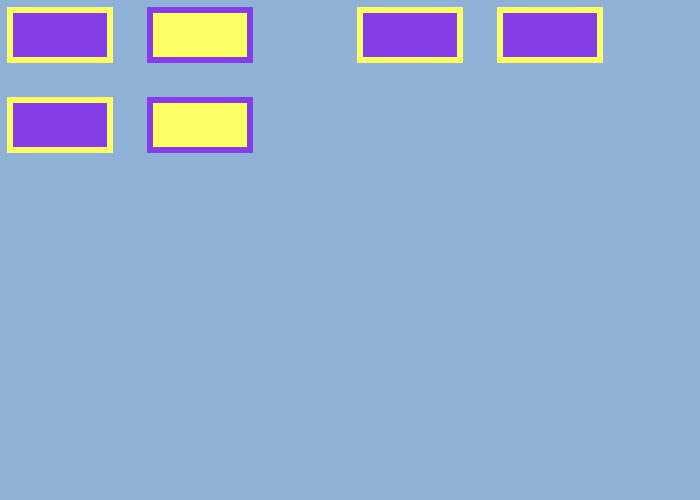
Frame 1 (no input)
Frame 60 (no input): identical to frame 1, image omitted
Frame 120 (the mouse pressed at the canvas centre since frame 60): identical to frame 1, image omitted

The p5.js sketch that drew this single still picture (run headless with seeded random() and noise() and a simulated clock; from frame 60 on, the mouse is pressed at the canvas centre):

// p5.js sketch
// ── sketch.js
function setup()
{
  createCanvas(700,500);

}

function draw()
{
	background(144,178,216)


  //Left
	fill(133,61,228);
	stroke(255,255,102);
	strokeWeight(6);

	rect(10,10,100,50);
	rect(10,100,100,50);

  //Right
	fill(255,255,102);
	stroke(133,61,228);
	strokeWeight(6);

	rect(150,10,100,50);
	rect(150,100,100,50);

  //Left
  fill(133,61,228);
	stroke(255,255,102);
	strokeWeight(6);

	rect(500,10,100,50);
	rect(10,100,100,50);

  //Right
  fill(133,61,228);
	stroke(255,255,102);
	strokeWeight(6);

	rect(360,10,100,50);
	rect(10,100,100,50);
  //Worked with Avelyn
  //Findings:As the strokeweight increases, the gap between the two rectangles gets smaller
}
